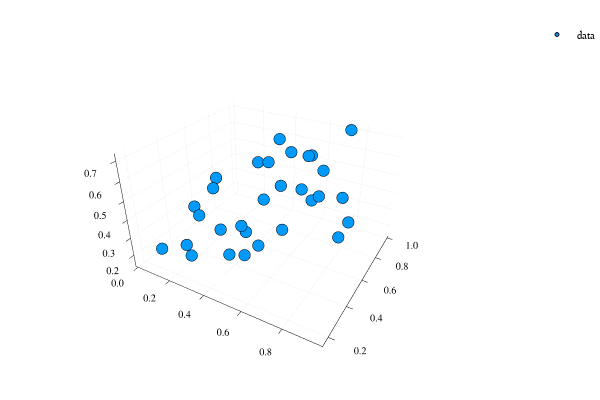

Notebook code for this chart:
### Markdown cell above
### Data

### Code cell
# data specification
samples = 30
noise_lvl = 0.2

# underlying (unkown) model;  Note: comment out '|> gpu' for execution on cpu only
Ŵ = rand(1,2) |> gpu
b̂ = rand(1) |> gpu
ξ = rand(1, samples) |> gpu

# affine linear mapping
aff(mat,vec) = (x -> mat*x .+ vec)

# create data
x = rand(2, samples) |> gpu
y = aff(Ŵ, b̂)(x) .+ noise_lvl.*ξ

# plot helper function (see https://docs.juliaplots.org/latest/) 
function plotting(model = nothing)
  x1 = x2 = range(0, 1; length=100) 
  p = scatter(x[1,:], x[2,:], vec(y), markersize = 2, label="data")
  if model != nothing
      plot!(x1, x2, (x1, x2) -> model(cu([x1,x2]))[], st=:surface, fα=0.5, colorbar_entry=false)
  end
  return p
end

# plot
plotting()

### Figure 1 — Plotly figure (JSON) as saved in the notebook; plotly's stock layout.template omitted (floating-point values rounded to 4 significant figures)
{"data": [{"colorbar": {"title": ""}, "legendgroup": "data", "marker": {"color": "rgba(0, 154, 250, 1.000)", "line": {"color": "rgba(0, 0, 0, 1.000)", "width": 1}, "size": 4, "symbol": "circle"}, "mode": "markers", "name": "data", "showlegend": true, "type": "scatter3d", "x": [0.05161, 0.4557, 0.1782, 0.371, 0.6481, 0.1446, 0.8723, 0.2416, 0.4409, 0.7368, 0.09519, 0.01354, 0.7026, 0.6389, 0.5486, 0.5264, 0.2755, 0.9519, 0.6612, 0.3932, 0.5503, 0.7684, 0.5149, 0.6037, 0.591, 0.9532, 0.32, 0.4546, 0.2252, 0.3091], "xaxis": "x1", "y": [0.538, 0.2794, 0.549, 0.8942, 0.417, 0.6224, 0.525, 0.8848, 0.4047, 0.9538, 0.5197, 0.3034, 0.5965, 0.8723, 0.263, 0.465, 0.4618, 0.2887, 0.1946, 0.9907, 0.5808, 0.5195, 0.9981, 0.7588, 0.7221, 0.3844, 0.8656, 0.4203, 0.2862, 0.1704], "yaxis": "y1", "z": [0.2918, 0.2954, 0.4317, 0.616, 0.4132, 0.45, 0.5855, 0.4557, 0.3722, 0.7161, 0.2596, 0.1494, 0.4882, 0.5062, 0.3378, 0.5076, 0.2632, 0.5561, 0.4726, 0.5097, 0.5305, 0.5656, 0.514, 0.624, 0.4556, 0.5691, 0.4822, 0.334, 0.1978, 0.3636], "zmax": null, "zmin": null}], "layout": {"annotations": [], "height": 400, "legend": {"bgcolor": "rgba(255, 255, 255, 1.000)", "bordercolor": "rgba(0, 0, 0, 1.000)", "font": {"color": "rgba(0, 0, 0, 1.000)", "family": "sans-serif", "size": 11}, "tracegroupgap": 0, "x": 1, "y": 1}, "margin": {"b": 20, "l": 0, "r": 0, "t": 20}, "paper_bgcolor": "rgba(255, 255, 255, 1.000)", "plot_bgcolor": "rgba(255, 255, 255, 1.000)", "scene": {"camera": {"eye": {"x": 1.126, "y": -1.95, "z": 1.3}}, "xaxis": {"anchor": "y1", "domain": [0.05101, 0.9934], "gridcolor": "rgba(0, 0, 0, 0.100)", "gridwidth": 0.5, "linecolor": "rgba(0, 0, 0, 1.000)", "mirror": false, "range": [-0.01465, 0.9814], "showgrid": true, "showline": true, "showticklabels": true, "tickangle": 0, "tickcolor": "rgb(0, 0, 0)", "tickfont": {"color": "rgba(0, 0, 0, 1.000)", "family": "sans-serif", "size": 11}, "tickmode": "array", "ticks": "inside", "ticktext": ["0.0", "0.2", "0.4", "0.6", "0.8"], "tickvals": [0, 0.2, 0.4, 0.6, 0.8], "title": "", "titlefont": {"color": "rgba(0, 0, 0, 1.000)", "family": "sans-serif", "size": 15}, "type": "-", "visible": true, "zeroline": false, "zerolinecolor": "rgba(0, 0, 0, 1.000)"}, "yaxis": {"anchor": "x1", "domain": [0.03762, 0.9902], "gridcolor": "rgba(0, 0, 0, 0.100)", "gridwidth": 0.5, "linecolor": "rgba(0, 0, 0, 1.000)", "mirror": false, "range": [0.1456, 1.023], "showgrid": true, "showline": true, "showticklabels": true, "tickangle": 0, "tickcolor": "rgb(0, 0, 0)", "tickfont": {"color": "rgba(0, 0, 0, 1.000)", "family": "sans-serif", "size": 11}, "tickmode": "array", "ticks": "inside", "ticktext": ["0.2", "0.4", "0.6", "0.8", "1.0"], "tickvals": [0.2, 0.4, 0.6, 0.8, 1], "title": "", "titlefont": {"color": "rgba(0, 0, 0, 1.000)", "family": "sans-serif", "size": 15}, "type": "-", "visible": true, "zeroline": false, "zerolinecolor": "rgba(0, 0, 0, 1.000)"}, "zaxis": {"gridcolor": "rgba(0, 0, 0, 0.100)", "gridwidth": 0.5, "linecolor": "rgba(0, 0, 0, 1.000)", "mirror": false, "range": [0.1324, 0.7331], "showgrid": true, "showline": true, "showticklabels": true, "tickangle": 0, "tickcolor": "rgb(0, 0, 0)", "tickfont": {"color": "rgba(0, 0, 0, 1.000)", "family": "sans-serif", "size": 11}, "tickmode": "array", "ticks": "inside", "ticktext": ["0.2", "0.3", "0.4", "0.5", "0.6", "0.7"], "tickvals": [0.2, 0.3, 0.4, 0.5, 0.6, 0.7], "title": "", "titlefont": {"color": "rgba(0, 0, 0, 1.000)", "family": "sans-serif", "size": 15}, "type": "-", "visible": true, "zeroline": false, "zerolinecolor": "rgba(0, 0, 0, 1.000)"}}, "showlegend": true, "width": 600}}
